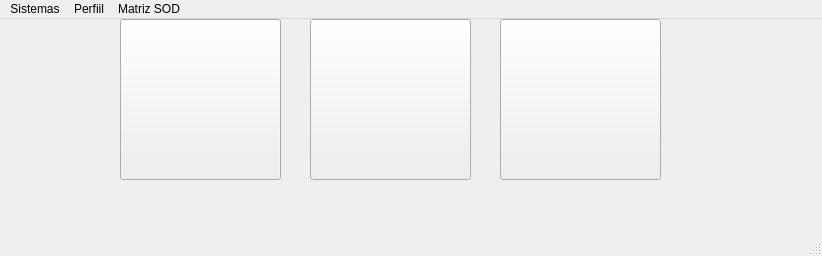
<?xml version="1.0" encoding="UTF-8"?>
<ui version="4.0">
 <class>MainWindow</class>
 <widget class="QMainWindow" name="MainWindow">
  <property name="geometry">
   <rect>
    <x>0</x>
    <y>0</y>
    <width>822</width>
    <height>256</height>
   </rect>
  </property>
  <property name="windowTitle">
   <string>MainWindow</string>
  </property>
  <widget class="QWidget" name="centralwidget">
   <widget class="QPushButton" name="botao_perfil_consulta">
    <property name="geometry">
     <rect>
      <x>310</x>
      <y>0</y>
      <width>161</width>
      <height>161</height>
     </rect>
    </property>
    <property name="styleSheet">
     <string notr="true">image: url(:/icone_perfil/2.png)</string>
    </property>
    <property name="text">
     <string/>
    </property>
   </widget>
   <widget class="QPushButton" name="botao_sistema_consulta">
    <property name="geometry">
     <rect>
      <x>120</x>
      <y>0</y>
      <width>161</width>
      <height>161</height>
     </rect>
    </property>
    <property name="styleSheet">
     <string notr="true">image: url(:/icone_sistema/1.png)</string>
    </property>
    <property name="text">
     <string/>
    </property>
   </widget>
   <widget class="QPushButton" name="botao_matriz_consulta">
    <property name="geometry">
     <rect>
      <x>500</x>
      <y>0</y>
      <width>161</width>
      <height>161</height>
     </rect>
    </property>
    <property name="styleSheet">
     <string notr="true">image: url(:/icone_matriz/3.png)</string>
    </property>
    <property name="text">
     <string/>
    </property>
   </widget>
  </widget>
  <widget class="QMenuBar" name="menubar">
   <property name="geometry">
    <rect>
     <x>0</x>
     <y>0</y>
     <width>822</width>
     <height>21</height>
    </rect>
   </property>
   <widget class="QMenu" name="menuSistemas">
    <property name="title">
     <string>Sistemas</string>
    </property>
    <addaction name="menu_sistema_novo"/>
    <addaction name="menu_sistema_consulta"/>
   </widget>
   <widget class="QMenu" name="menuPerfiil">
    <property name="title">
     <string>Perfiil</string>
    </property>
    <addaction name="menu_perfil_novo"/>
    <addaction name="menu_perfil_Consulta"/>
   </widget>
   <widget class="QMenu" name="menuMatriz_SOD">
    <property name="title">
     <string>Matriz SOD</string>
    </property>
    <addaction name="menu_matriz_novo"/>
    <addaction name="menu_matriz_consulta"/>
   </widget>
   <addaction name="menuSistemas"/>
   <addaction name="menuPerfiil"/>
   <addaction name="menuMatriz_SOD"/>
  </widget>
  <widget class="QStatusBar" name="statusbar"/>
  <action name="menu_sistema_novo">
   <property name="text">
    <string>Novo</string>
   </property>
  </action>
  <action name="menu_sistema_consulta">
   <property name="text">
    <string>Consulta</string>
   </property>
  </action>
  <action name="menu_perfil_novo">
   <property name="text">
    <string>Novo</string>
   </property>
  </action>
  <action name="menu_perfil_Consulta">
   <property name="text">
    <string>Consulta</string>
   </property>
  </action>
  <action name="menu_matriz_novo">
   <property name="text">
    <string>Novo</string>
   </property>
  </action>
  <action name="menu_matriz_consulta">
   <property name="text">
    <string>Consulta</string>
   </property>
  </action>
 </widget>
 <resources>
  <include location="icones/icone_sistema.qrc"/>
  <include location="icones/icone_matriz.qrc"/>
  <include location="icones/icone_perfil.qrc"/>
 </resources>
 <connections/>
</ui>
